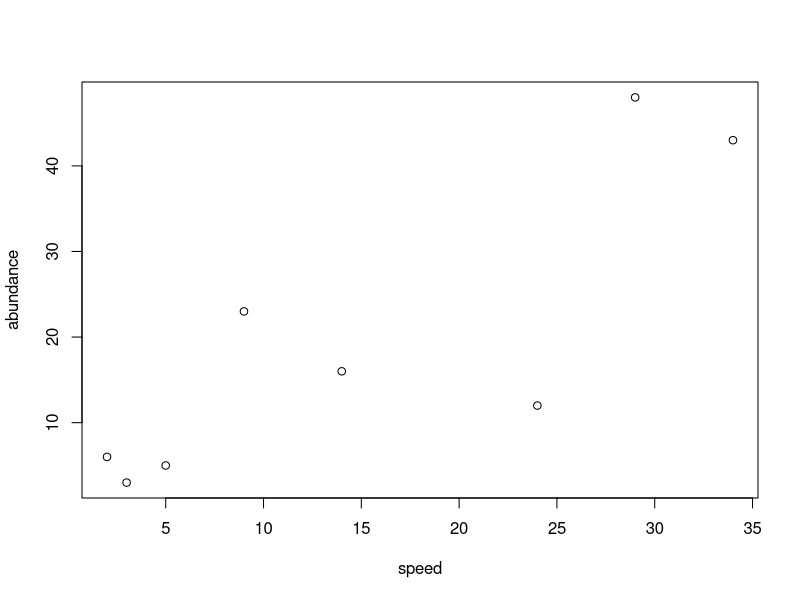

The R source for this figure:
# AMANDA
# 28/04/2022

# EJERCICO 1

speed <- c(2, 3, 5, 9, 14, 24, 29, 34)
abundance <- c(6, 3, 5, 23, 16, 12, 48, 43)

plot(speed, abundance)
cor.test(speed, abundance)
# el valor de correralción es de : 0.8441408, que esta cerca del +1.
# y el valor de p: 0.008393, que es menor que 0.05.

# H1: Existe una correlación positiva entre la velocidad de los arroyos y la abundancia de efímeras.
# H0: No existe una correlación entre la velocidad del arroyo y la abundancia de efímeras.

# Aquí se acepta entonces la H1 (Hipótesis alternativa)


# EJERCICIO 2

suelo <- read.csv("CLASES/suelo.csv")

cor.test(suelo$pH, suelo$N)
# r: 0.636654
# p-value: 1.149e-06

cor.test(suelo$pH, suelo$Dens)
# r: -0.5890264
# p-value: 1.062e-05

cor.test(suelo$pH, suelo$P)
# r: 0.5910303
# p-value: 9.74e-06

cor.test(suelo$pH, suelo$Ca)
# r: 0.8086293
# p-value: 3.614e-12

cor.test(suelo$pH, suelo$Mg)
# r: -0.3957721
# p-value: 0.005361

cor.test(suelo$pH, suelo$K)
# r: 0.5795727
# p-value: 1.585e-05

cor.test(suelo$pH, suelo$Na)
# r: -0.6932614
# p-value: 4.724e-08

cor.test(suelo$pH, suelo$Conduc)
# r: -0.7648104
# p-value: 2.484e-10